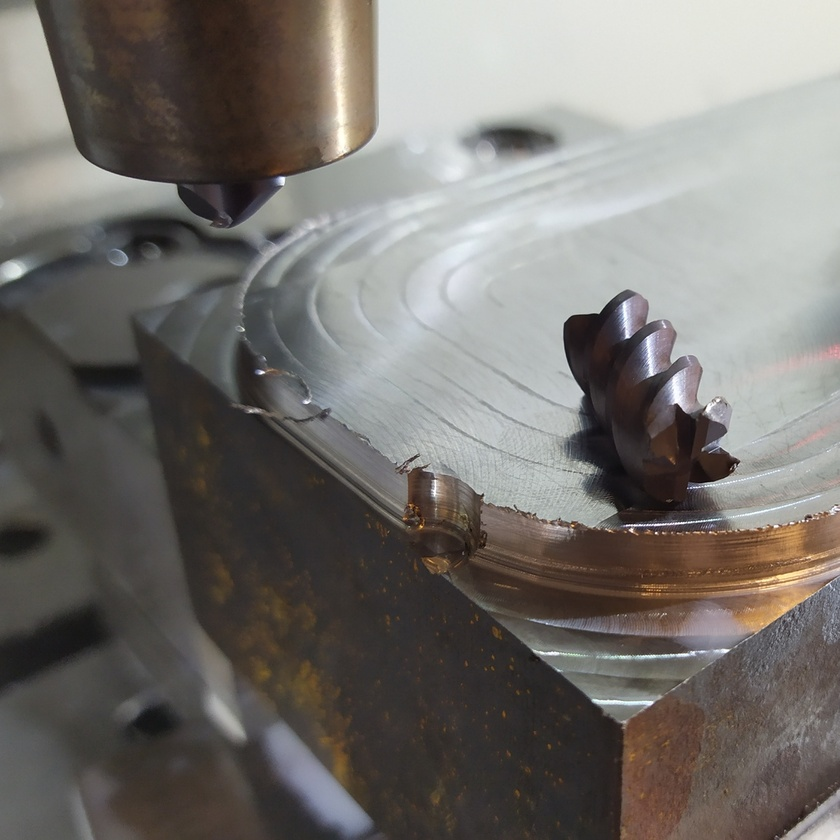
#> input picture images/test.jpg, 840 x 840 px, shrunk from 1200 x 1200 before the run
$ python -i image_processing.py   (imports and definitions only)
#> lines starting #> are read from the running program, lines starting #| are printed output that depends on the picture
import cv2
import numpy as np


from pathlib import Path
from PIL import Image

def preprocess_image(image_source):
#> called with image_source = '../images/test.jpg'
    if isinstance(image_source, (str, Path)):
        image = cv2.imread(str(image_source))
#> image is the input picture: shape (840, 840, 3); mean B, G, R 110.1, 114.1, 117.6
        if image is None:
            raise FileNotFoundError(f"Görüntü bulunamadı: {image_source}")
    elif isinstance(image_source, Image.Image):
        # PIL RGB to OpenCV BGR
        image = cv2.cvtColor(np.array(image_source), cv2.COLOR_RGB2BGR)
    else:
        raise TypeError("image_source must be a path or PIL Image")

    # Gri ton
    gray = cv2.cvtColor(image, cv2.COLOR_BGR2GRAY)
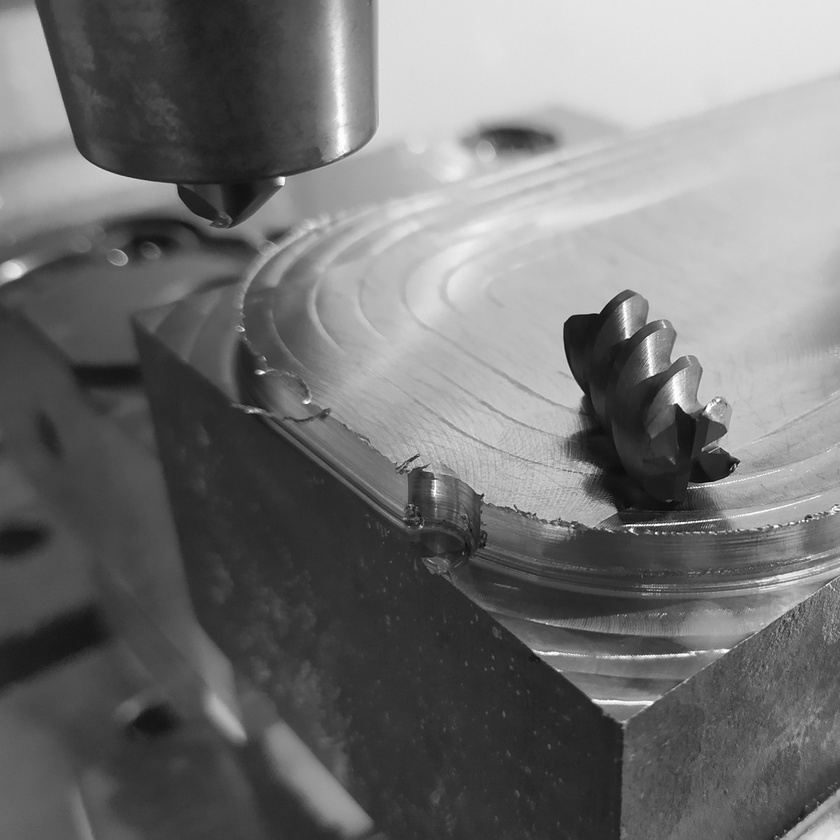
#> gray: shape (840, 840); min 2, max 255, mean 114.7

    # Gürültü azaltma
    blur = cv2.GaussianBlur(gray, (5, 5), 0)

    # Kenar bulma
    edges = cv2.Canny(blur, 50, 150)
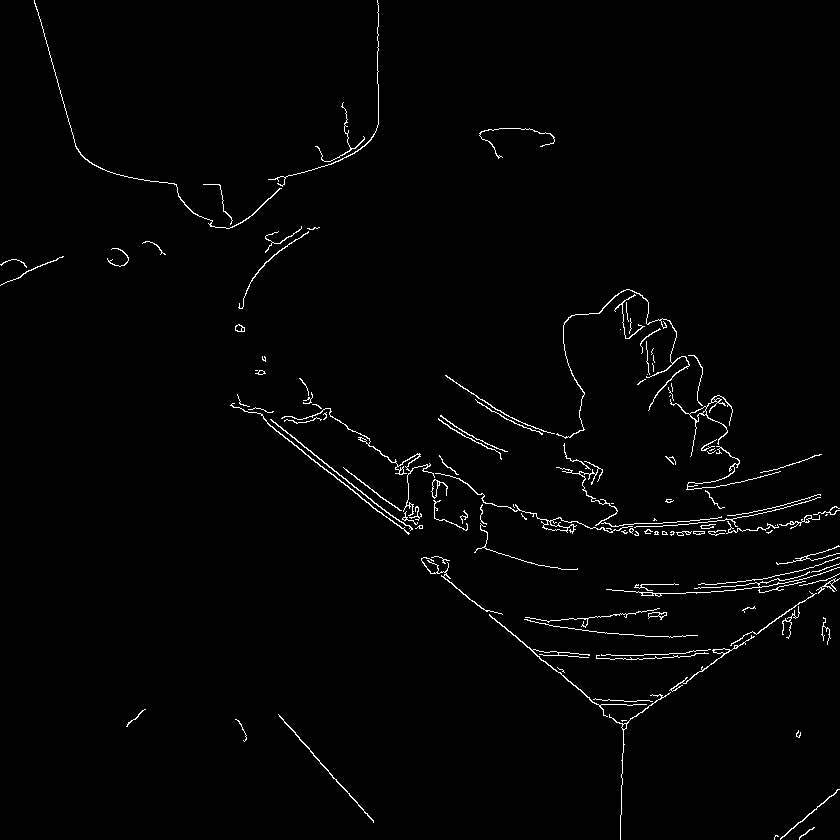
#> edges: shape (840, 840); 1.5% white in thin lines or dots

    # Streamlit'te göstermek için OpenCV BGR görüntüsünü RGB'ye çevir (orijinal ve blur için)
    image_rgb = cv2.cvtColor(image, cv2.COLOR_BGR2RGB)
    blur_rgb = cv2.cvtColor(blur, cv2.COLOR_GRAY2RGB)

    return image_rgb, gray, blur_rgb, edges

>>> result = preprocess_image('../images/test.jpg')
